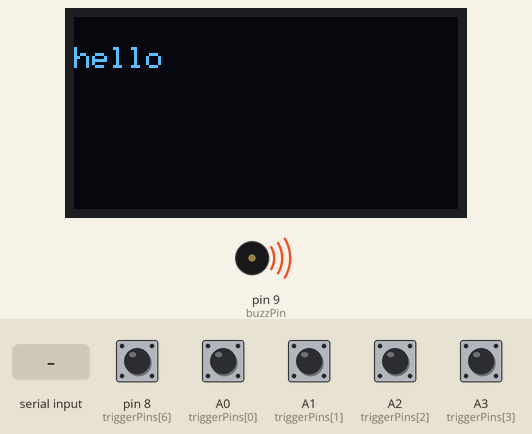
Simulated run of this sketch. Board: Arduino Uno, built with avr-gcc and run on an emulated ATmega328P. Parts: 128×64 one-colour display, buzzer (waves = sounding, pin HIGH). The inputs (shaded band) are chosen by the test bench; at power-on: A0 (triggerPins[0]), A1 (triggerPins[1]), A2 (triggerPins[2]), A3 (triggerPins[3]), pin 8 (triggerPins[6]) HIGH. What the sketch prints to the serial monitor is not drawn.

Above: at 21.6 s.
21.7 s: "1" received over Serial
At 41.3 s:
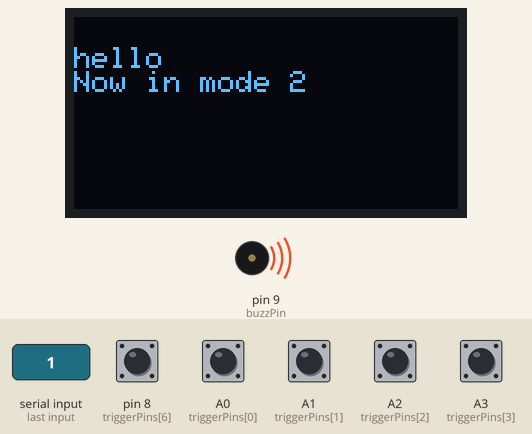
41.8 s: "3" received over Serial
At 61.5 s:
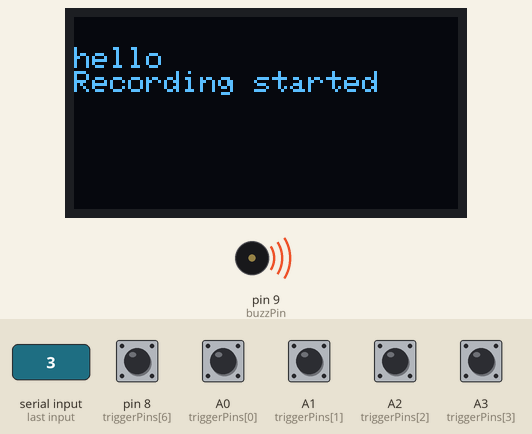
61.9 s: "4" received over Serial
At 81.8 s:
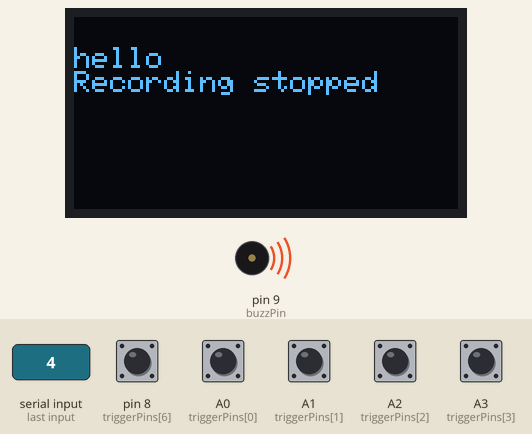
Timing chart, 0 to 83.3 s (numbered marks = the images above; inputs shaded):
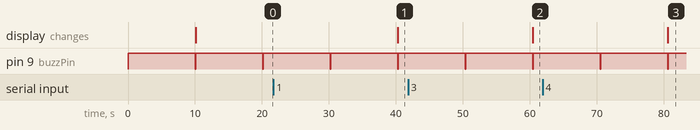

Measured:
- after the input at 21.7 s, the display: changes after 18.6 s (image 1)
- after the input at 41.8 s, the display: changes after 18.6 s (image 2)
- after the input at 61.9 s, the display: changes after 18.7 s (image 3)
- by itself, pin 9 (buzzPin): alternates HIGH for 10.0 s and LOW for 0.07 s

The sketch:

mastercode.ino
```cpp
#include <SoftwareSerial.h>
#include <Adafruit_GFX.h>
#include <Adafruit_SSD1306.h>
//SoftwareSerial BTSerial(10, 11);
int state = 0;
#define TRIGGER_COUNT 7
int triggerPins[TRIGGER_COUNT] = {A0,A1,A2 ,A3,A4,A5,8};
//lcd
//lcd screen size
#define SCREEN_WIDTH 128 // OLED display width, in pixels
#define SCREEN_HEIGHT 64 // OLED display height, in pixels
// Declaration for an SSD1306 display connected to I2C (SDA, SCL pins)
Adafruit_SSD1306 display(SCREEN_WIDTH, SCREEN_HEIGHT, &Wire, -1);
//buzzer
int const buzzPin = 9;
void setup() {
  // put your setup code here, to run once:

   Serial.begin(9600);
   if (!display.begin(SSD1306_SWITCHCAPVCC, 0x3C)) { // Address 0x3D for 128x64
   Serial.println(F("SSD1306 allocation failed"));
    for (;;);
  }
  for (int i=0; i<TRIGGER_COUNT; i++)
  {
    pinMode(triggerPins[i], INPUT_PULLUP);
  }
  pinMode(buzzPin, OUTPUT);

}

void loop() {
  // put your main code here, to run repeatedly:
     display.clearDisplay();
     display.setTextSize(1);
     display.setTextColor(WHITE);
     display.setCursor(0, 10);
     display.println("hello");

     if(Serial.available() > 0)
 {
    // Checks whether data is comming from the serial port
    state = Serial.read();
     Serial.print(state);
   // Reads the data from the serial port

 }

     if ((digitalRead(triggerPins[0]) == HIGH)){
      static bool lastPress, thisPress;
            lastPress = thisPress;
           delay(10); // See comment, below
           thisPress = digitalRead(triggerPins[0]);
           if (thisPress && !lastPress) {
            Serial.write('1');

           }}

  if ((digitalRead(triggerPins[1]) == HIGH)){
      static bool lastPress, thisPress;
            lastPress = thisPress;
           delay(10); // See comment, below
           thisPress = digitalRead(triggerPins[1]);
           if (thisPress && !lastPress) {
            Serial.write('2');

           }}

      if ((digitalRead(triggerPins[2]) == HIGH)){
      static bool lastPress, thisPress;
            lastPress = thisPress;
           delay(10); // See comment, below
           thisPress = digitalRead(triggerPins[2]);
           if (thisPress && !lastPress) {
            Serial.write('3');

           }}
      if ((digitalRead(triggerPins[3]) == HIGH)){
      static bool lastPress, thisPress;
            lastPress = thisPress;
           delay(10); // See comment, below
           thisPress = digitalRead(triggerPins[3]);
           if (thisPress && !lastPress) {
            Serial.write('4');

           }}


       if ((digitalRead(triggerPins[6]) == HIGH)){
           digitalWrite(buzzPin, HIGH);
           delay(10000);
           digitalWrite(buzzPin, LOW);
      }

      if(state=='1'){
        display.println("Now in mode 2");


      }

       if(state=='2'){
        display.println("Now in mode 3");


      }

      if(state=='3'){
        display.println("Recording started");


      }

       if(state=='4'){
        display.println("Recording stopped");


      }

      if(state=='6'){
        display.println("RESET is done");


      }

      display.display();

     }
```
